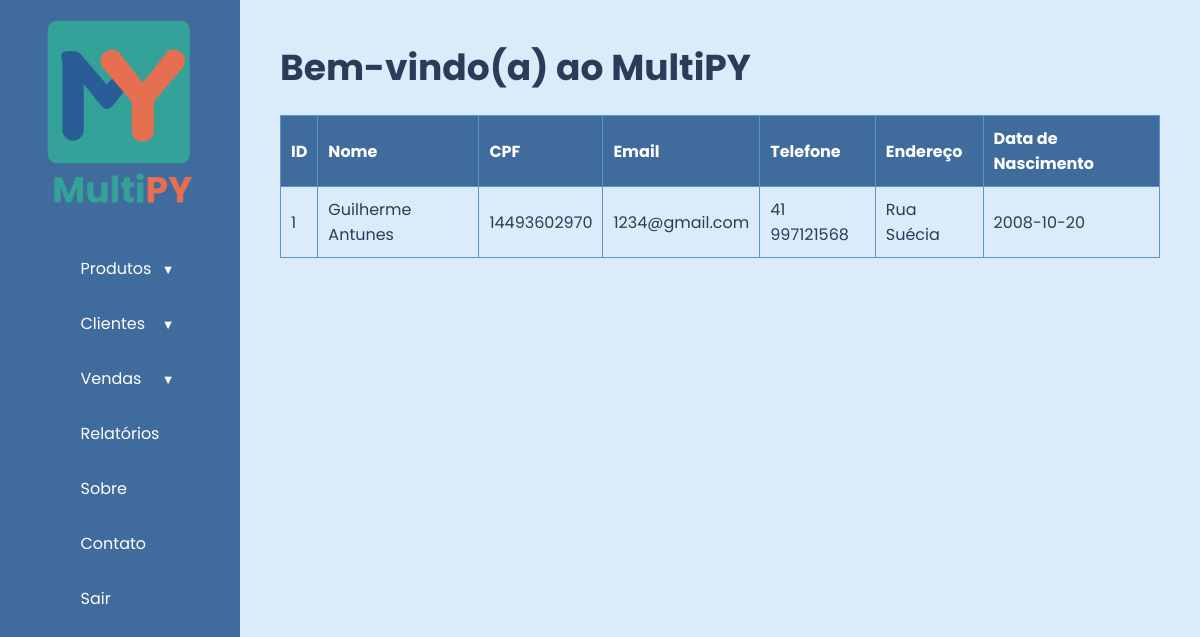
/list_client (signed in), run on the app's committed database.
### tables this page shows
CREATE TABLE clientes (
        id INTEGER PRIMARY KEY AUTOINCREMENT,
        nome TEXT NOT NULL,
        cpf TEXT NOT NULL,
        email TEXT,
        telefone TEXT,
        endereco TEXT,
        data_nascimento DATE,
        data_adicionado TIMESTAMP DEFAULT CURRENT_TIMESTAMP
    );

### app.py (the view)
@app.route('/list_client')
@login_required
def list_client():
    return render_template('list_clientes.html', clientes=get_clientes())

### app.py (called while the page is built)
def login_required(view_func):
    @wraps(view_func)
    def wrapper(*args, **kwargs):
        if 'usuario' not in session:
            return redirect(url_for('login'))
        return view_func(*args, **kwargs)
    return wrapper

### funcoes.py (called while the page is built)
def get_clientes():
    conn = sqlite3.connect('database.db')
    cursor = conn.cursor()
    cursor.execute('SELECT * FROM clientes')
    clientes = cursor.fetchall()
    conn.close()
    return clientes

### templates/list_clientes.html (shortened to what this page needs)
<!DOCTYPE html>
<html lang="pt-br">
<head>
    <link rel="stylesheet" href="{{ url_for('static', filename='style.css') }}">
</head>
<body>
   <div class="container">
        <aside class="sidebar">
            <div class="logo-container">
                <img src="{{ url_for('static', filename='images/1.png') }}" alt="Logo MultiPY" class="logo">
            </div>
            <nav class="menu">
                <ul>
                    <li class="tem-submenu">
                        <a href="#">Produtos</a>
                    </li>
                    <li class="tem-submenu">
                        <a href="#">Clientes</a>
                    </li>
                    <li class="tem-submenu">
                        <a href="#">Vendas</a>
                    </li>
                    <li><a href="{{ url_for('relatorios') }}">Relatórios</a></li>
                    <li><a href="{{ url_for('sobre') }}">Sobre</a></li>
                    <li><a href="mailto:guilhermeantunes201008@gmail.com?subject=Suporte%20no%20sistema%20MultiPY">Contato</a></li>
                    <li><a href="{{ url_for('login') }}">Sair</a></li>
                </ul>
            </nav>
        </aside>
        <main class="content">
            <h1>Bem-vindo(a) ao MultiPY</h1>
            <div class="list">
            <table>
                <thead>
                    <tr>
                        <th>ID</th>
                        <th>Nome</th>
                        <th>CPF</th>
                        <th>Email</th>
                        <th>Telefone</th>
                        <th>Endereço</th>
                        <th>Data de Nascimento</th>
                    </tr>
                </thead>
                <tbody>
            {% for cliente in clientes %}
            <tr>
                <td>{{ cliente[0] }}</td>
                <td>{{ cliente[1] }}</td>
                <td>{{ cliente[2] }}</td>
                <td>{{ cliente[3] }}</td>
                <td>{{ cliente[4] }}</td>
                <td>{{ cliente[5] }}</td>
                <td>{{ cliente[6] }}</td>
            </tr>
            {% endfor %}
                </tbody>
            </table>
        </div>
        </main>
    </div>
</body>
</html>

### static/style.css (style rules this page uses)
:root { --azul-base: #5a97c9; --azul-escuro: #406b9d; --fundo: #dcebfa; --texto: #2e3a59; --menu-bg: #406b9d; --menu-hover: #5a97c9; --branco: #ffffff; --fonte: 'Poppins', sans-serif; }
* { margin: 0; padding: 0; box-sizing: border-box; }
body { font-family: var(--fonte); background-color: var(--fundo); color: var(--texto); }
.container { display: flex; height: 100vh; width: 100%; }
.sidebar { width: 240px; background-color: var(--menu-bg); color: var(--branco); display: flex; flex-direction: column; align-items: center; padding: 20px 0; }
.logo-container { margin-bottom: 30px; padding: 0 20px; text-align: center; }
.logo { max-width: 150px; height: auto; }
.menu ul { list-style: none; width: 100%; padding: 0; margin: 0; }
.menu ul li { width: 100%; position: relative; }
.menu ul li > a { display: block; padding: 15px 20px; color: var(--branco); text-decoration: none; transition: background 0.3s ease; position: relative; }
.menu ul li.tem-submenu > a::after { content: "▼"; position: absolute; right: 05px; top: 37%; font-size: 0.8rem; color: var(--branco); transition: transform 0.3s; }
.content { flex: 1; padding: 40px; overflow-y: auto; }
.content h1 { color: var(--texto); margin-bottom: 20px; font-size: 36px; font-weight: 700; }
.content .list { margin-top: 20px; }
.content .list table { width: 100%; border-collapse: collapse; }
.content .list table th, .content .list table td { padding: 10px; border: 1px solid var(--azul-base); text-align: left; }
.content .list table th { background-color: var(--azul-escuro); color: var(--branco); }

### data on the page
clientes: id "1", nome "Guilherme Antunes", cpf "14493602970", email "1234@gmail.com", telefone "41 997121568", endereco "Rua Suécia", data_nascimento "2008-10-20"
